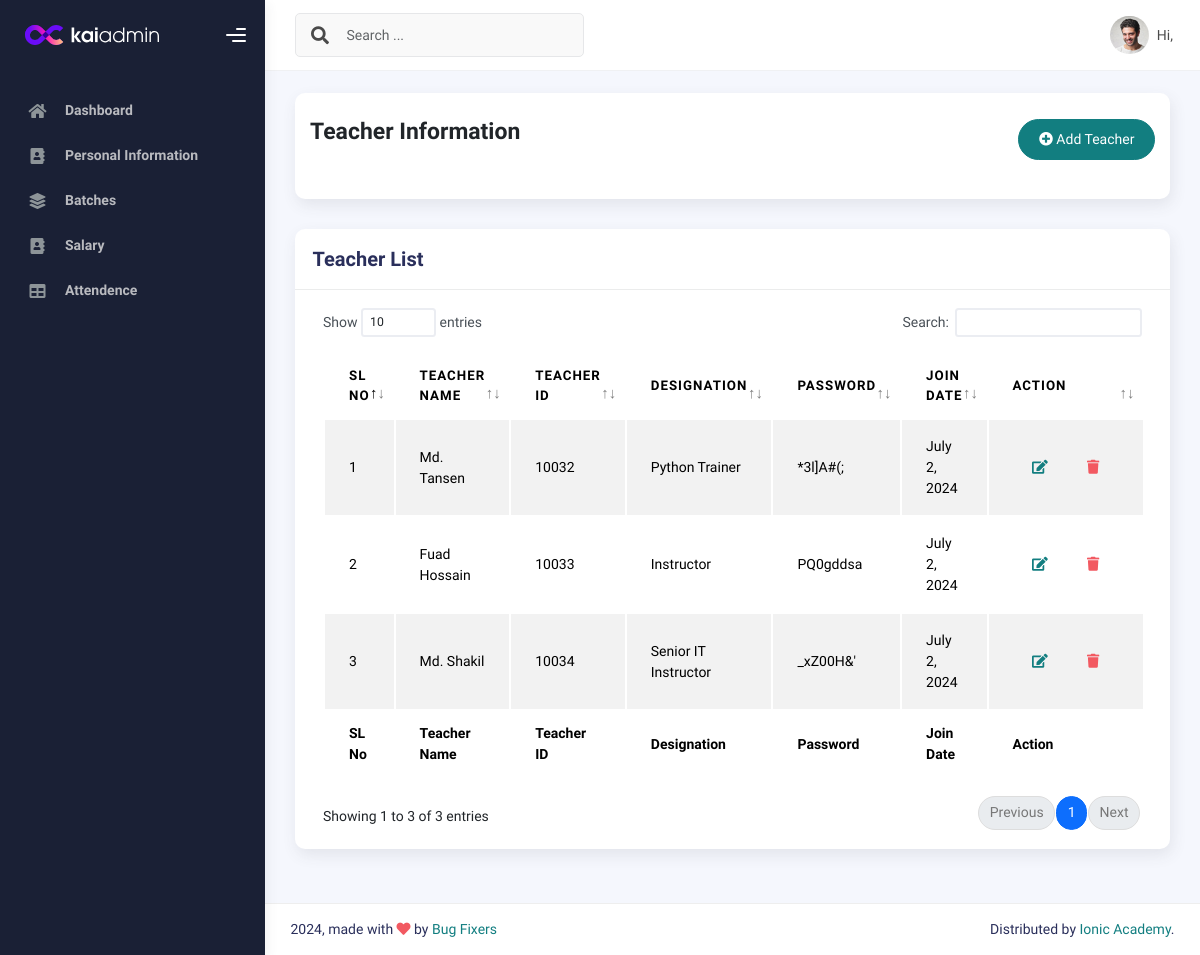
Page /teacherlist/ (signed in) on the committed database.
### IMSapp/models.py (models this page shows, shortened)
class TeacherModel(models.Model):
    Imsuser = models.OneToOneField(IMSUserModel,on_delete=models.CASCADE,related_name='teacherinfo',null=True)
    EmployID=models.CharField(max_length=100,null=True)
    TeacherName=models.CharField(max_length=100,null=True)
    Designation=models.CharField(max_length=100,null=True)
    Skills=models.CharField(max_length=100,null=True)
    LinkedInLink =models.CharField(max_length=150,null=True)
    GithubLink =models.CharField(max_length=150,null=True)
    FacebookLink =models.CharField(max_length=150,null=True)
    JoinDate = models.DateField(auto_now_add=True,null=True)
    TeacherPhoto=models.ImageField(upload_to='teacherphoto',null=True)

class IMSUserModel(AbstractUser):
    USERTYPE=[
        ('Authority','Authority'),
        ('Student','Student'),
        ('Teacher','Teacher'),
        ('Staff','Staff'),
    ]
    UserType=models.CharField(choices=USERTYPE,max_length=100, null=True)

class PersonalInfoModel(models.Model):
    Imsuser=models.OneToOneField(IMSUserModel,on_delete=models.CASCADE,related_name='personalinfo',null=True)
    Password=models.CharField(max_length=100,null=True)
    FatherName=models.CharField(max_length=100,null=True)
    MotherName=models.CharField(max_length=100,null=True)
    Religion=models.CharField(max_length=100,null=True)
    DOB=models.DateField(null=True)
    GENDER=[
        ('Male','Male'),
        ('Female','Female'),
        ('Other','Other'),
    ]
    Gender=models.CharField(choices=GENDER,max_length=100,null=True)
    Mobile=models.CharField(max_length=100,null=True)
    EmergencyContact=models.CharField(max_length=100,null=True)
    PresentAddress=models.CharField(max_length=100,null=True)
    PermanentAddress=models.CharField(max_length=100,null=True)

### IMSapp/teacherviews.py (the view)
# urls.py: path('teacherlist/',teacherlist,name="teacherlist"),
@login_required
def teacherlist(request):
    teacherdata = TeacherModel.objects.all()
    return render(request,'teachers/teacherlist.html',{'teacherdata':teacherdata})

### IMSapp/templates/teachers/teacherlist.html (shortened to what this page needs)
{% extends 'profilemaster/master.html' %}
{% block content %}
<div class="col-sm-12 col-md-12">
    <div class="card card-stats card-round">
        <div class="card-body">
            <div class="d-flex align-items-left align-items-md-center flex-column flex-md-row pt-2 pb-4">
                <div>
                    <h3 class="fw-bold mb-3">Teacher Information</h3>
                </div>
                <div class="ms-md-auto py-2 py-md-0">
                    <a href="{% url 'addteacher' %}" class="btn btn-primary btn-round"><i class="fas fa-plus-circle"></i> Add Teacher</a>
                </div>
            </div>
        </div>
    </div>
</div>
<div class="col-md-12">
    <div class="card">
      <div class="card-header">
        <h4 class="card-title">Teacher List</h4>
      </div>
      <div class="card-body">
        <div class="table-responsive">
          <table id="basic-datatables" class="display table table-striped table-hover">
            <thead>
              <tr>
                <th>SL No</th>
                <th>Teacher Name</th>
                <th>Teacher ID</th>
                <th>Designation</th>
                <th>Password</th>
                <th>Join Date</th>
                <th>Action</th>
              </tr>
            </thead>
            <tfoot>
              <tr>
                <th>SL No</th>
                <th>Teacher Name</th>
                <th>Teacher ID</th>
                <th>Designation</th>
                <th>Password</th>
                <th>Join Date</th>
                <th>Action</th>
              </tr>
            </tfoot>
            <tbody>
              {% for i in teacherdata %}
              <tr>
                <td>{{forloop.counter}}</td>
                <td>{{i.TeacherName}}</td>
                <td>{{i.EmployID}}</td>
                <td>{{i.Designation}}</td>
                <td>{{i.Imsuser.personalinfo.Password}}</td>
                <td>{{i.JoinDate}}</td>
                  <td>
                    <div class="form-button-action">
                      <a href="{% url 'editteacher' i.id %}" class="btn btn-link btn-primary btn-md">
                        <i class="fa fa-edit"></i>
                      </a>
                      <a href="{% url 'deleteteacher' i.id %}" class="btn btn-link btn-danger btn-md">
                        <i class="fa fa-trash"></i>
                      </a>
                    </div>
                  </td>
              </tr>
              {% endfor %}
            </tbody>
          </table>
        </div>
      </div>
    </div>
  </div>
{% endblock content %}

### rows in the picture
TeacherModel: TeacherName "Md. Tansen", EmployID "10032", Designation "Python Trainer", Imsuser.personalinfo.Password "*3l]A#(;", JoinDate "July 2, 2024"
TeacherModel: TeacherName "Fuad Hossain", EmployID "10033", Designation "Instructor", Imsuser.personalinfo.Password "PQ0gddsa", JoinDate "July 2, 2024"
TeacherModel: TeacherName "Md. Shakil", EmployID "10034", Designation "Senior IT Instructor", Imsuser.personalinfo.Password "_xZ00H&'", JoinDate "July 2, 2024"
